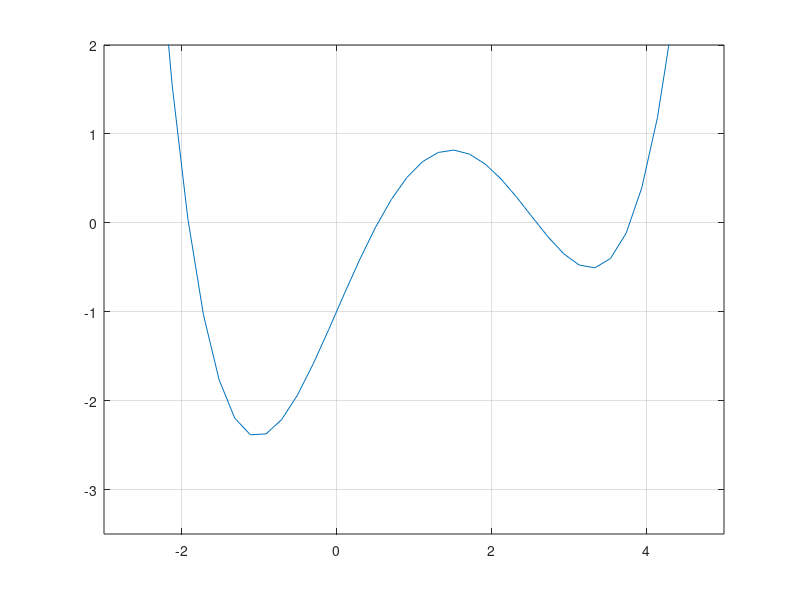

MATLAB code for this plot:
%SOLVING EQUATIONS WITH GRAPHS

%Matlab graphs

%Define the function for y
y=@(x)0.1*x.^4-0.5*x.^3+2*x-1

%Create the vector x
x=linspace(-10,10,100);

%Calcualte the vector YY
yy=y(x);

%Plot the x and yy
plot(x,yy);

%Zoom in and activate the grid
axis([-3 5 -3.5 2])
grid on

%Define functions for the right and left side
v=@(x)0.1*x.^4-0.5*x.^3
h=@(x)-2*x+1

%Compare v with h for x1
v(-1.919)
h(-1.919)
